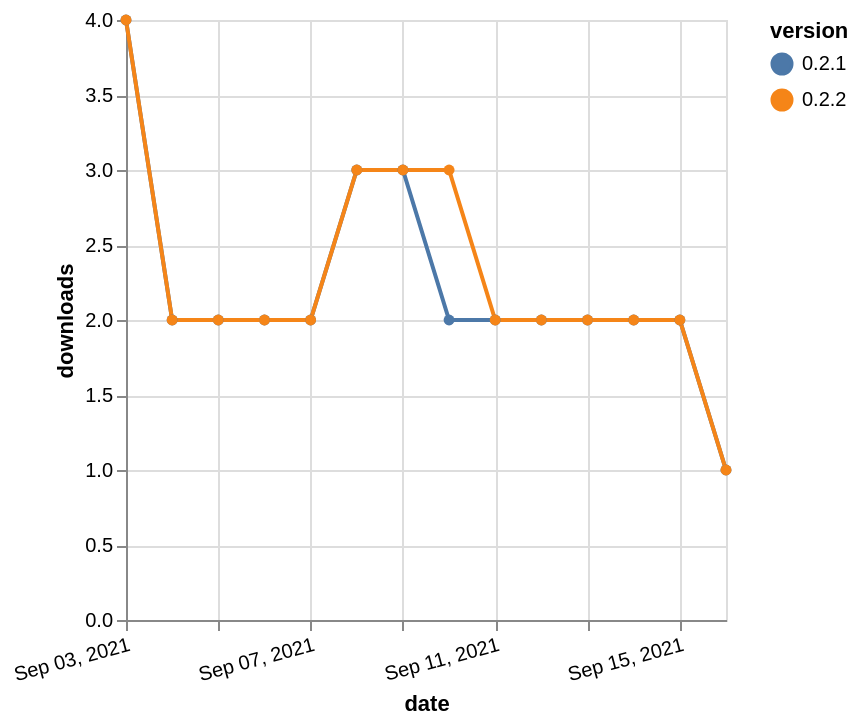

Here is the Vega-Lite specification saved for this chart:
### Vega-Lite specification from a JSON file in a GitHub repository (floating-point values rounded to 4 significant figures)
{"$schema": "https://vega.github.io/schema/vega-lite/v5.json", "description": "A simple bar chart with embedded data.", "data": {"values": [{"date": "2021-09-03", "total": 56, "delta": 4, "version": "0.2.1"}, {"date": "2021-09-04", "total": 58, "delta": 2, "version": "0.2.1"}, {"date": "2021-09-05", "total": 60, "delta": 2, "version": "0.2.1"}, {"date": "2021-09-06", "total": 62, "delta": 2, "version": "0.2.1"}, {"date": "2021-09-07", "total": 64, "delta": 2, "version": "0.2.1"}, {"date": "2021-09-08", "total": 67, "delta": 3, "version": "0.2.1"}, {"date": "2021-09-09", "total": 70, "delta": 3, "version": "0.2.1"}, {"date": "2021-09-10", "total": 72, "delta": 2, "version": "0.2.1"}, {"date": "2021-09-11", "total": 74, "delta": 2, "version": "0.2.1"}, {"date": "2021-09-12", "total": 76, "delta": 2, "version": "0.2.1"}, {"date": "2021-09-13", "total": 78, "delta": 2, "version": "0.2.1"}, {"date": "2021-09-14", "total": 80, "delta": 2, "version": "0.2.1"}, {"date": "2021-09-15", "total": 82, "delta": 2, "version": "0.2.1"}, {"date": "2021-09-16", "total": 83, "delta": 1, "version": "0.2.1"}, {"date": "2021-09-03", "total": 46, "delta": 4, "version": "0.2.2"}, {"date": "2021-09-04", "total": 48, "delta": 2, "version": "0.2.2"}, {"date": "2021-09-05", "total": 50, "delta": 2, "version": "0.2.2"}, {"date": "2021-09-06", "total": 52, "delta": 2, "version": "0.2.2"}, {"date": "2021-09-07", "total": 54, "delta": 2, "version": "0.2.2"}, {"date": "2021-09-08", "total": 57, "delta": 3, "version": "0.2.2"}, {"date": "2021-09-09", "total": 60, "delta": 3, "version": "0.2.2"}, {"date": "2021-09-10", "total": 63, "delta": 3, "version": "0.2.2"}, {"date": "2021-09-11", "total": 65, "delta": 2, "version": "0.2.2"}, {"date": "2021-09-12", "total": 67, "delta": 2, "version": "0.2.2"}, {"date": "2021-09-13", "total": 69, "delta": 2, "version": "0.2.2"}, {"date": "2021-09-14", "total": 71, "delta": 2, "version": "0.2.2"}, {"date": "2021-09-15", "total": 73, "delta": 2, "version": "0.2.2"}, {"date": "2021-09-16", "total": 74, "delta": 1, "version": "0.2.2"}]}, "width": "container", "mark": {"type": "line", "point": {"filled": true}}, "encoding": {"x": {"field": "date", "type": "temporal", "timeUnit": "yearmonthdate", "title": "date", "axis": {"labelAngle": -15}}, "y": {"field": "delta", "type": "quantitative", "title": "downloads"}, "color": {"field": "version", "type": "nominal"}, "tooltip": {"field": "delta"}}}
